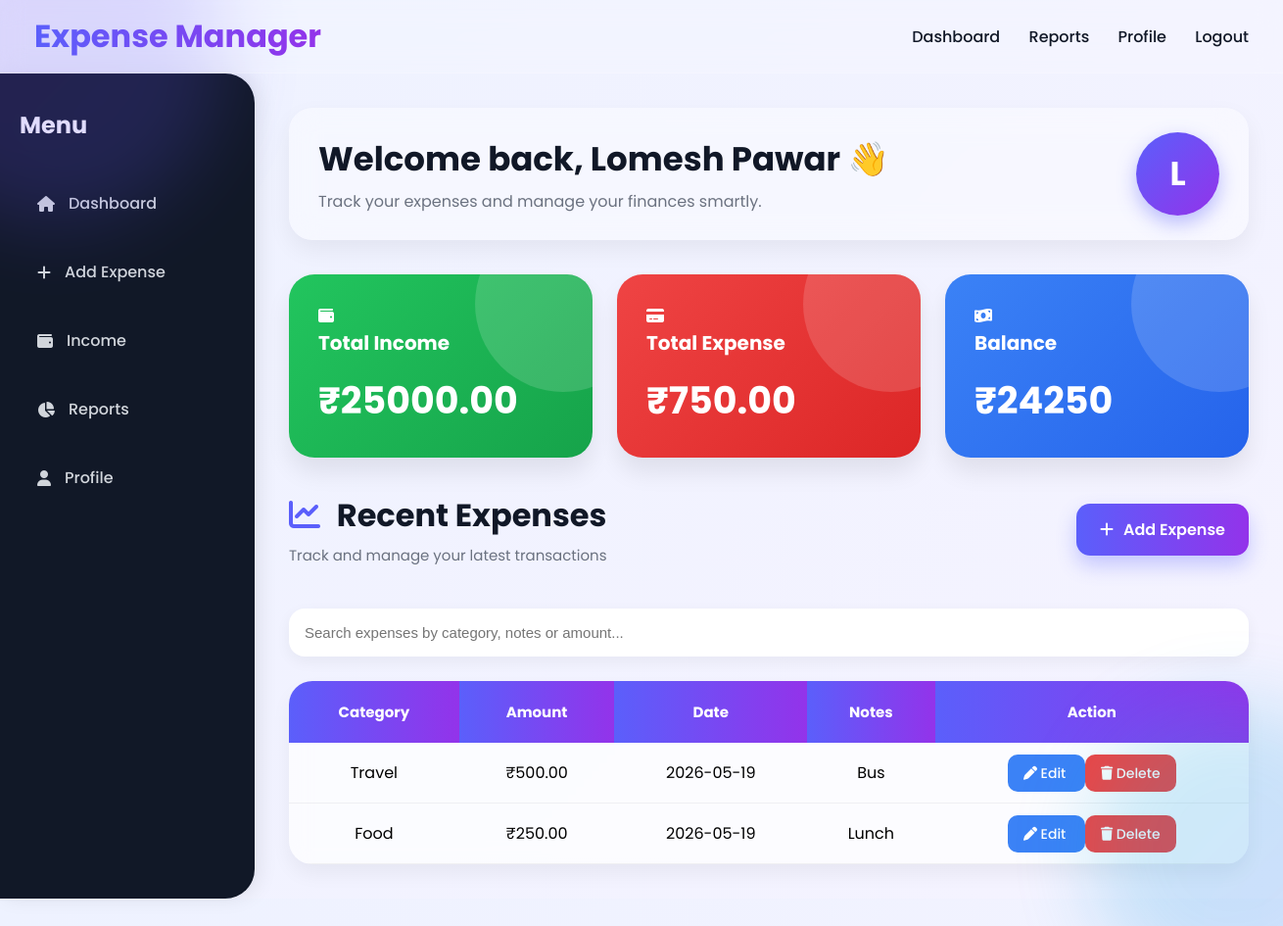
/dashboard.php (signed in), run on the app's committed database.
### tables this page shows
CREATE TABLE expenses (
    id INT AUTO_INCREMENT PRIMARY KEY,
    user_id INT,
    category VARCHAR(50),
    amount DECIMAL(10,2),
    expense_date DATE,
    notes TEXT,

    FOREIGN KEY (user_id)
    REFERENCES users(id)
);

### dashboard.php (the view, shortened to what this page needs)
<?php
include 'db.php';
$user_id = $_SESSION['user_id'];
$total_expense = mysqli_query($conn,
"SELECT SUM(amount) as total
FROM expenses
WHERE user_id='$user_id'");
$total = mysqli_fetch_assoc($total_expense);
$total_income = mysqli_query($conn,
"SELECT SUM(amount) as income
FROM income
WHERE user_id='$user_id'");
$income = mysqli_fetch_assoc($total_income);
$balance = $income['income'] - $total['total'];
$getProfile = mysqli_query($conn,
"SELECT * FROM user_profile
WHERE user_id='$user_id'
ORDER BY id DESC LIMIT 1");
$profile = mysqli_fetch_assoc($getProfile);
?>
<!DOCTYPE html>
<html>
<head>
<link rel="stylesheet" href="css/style.css">
<link rel="stylesheet"
href="https://cdnjs.cloudflare.com/ajax/libs/font-awesome/6.5.0/css/all.min.css">
</head>
<body>
<div class="navbar">
<h2>Expense Manager</h2>
<div class="nav-links">
<a href="dashboard.php">Dashboard</a>
<a href="reports.php">Reports</a>
<a href="profile.php">Profile</a>
<a href="logout.php">Logout</a>
</div>
</div>
<div class="main-container">
<div class="sidebar">
<h3>Menu</h3>
<a href="dashboard.php">
<i class="fa fa-home"></i>
Dashboard
</a>
<a href="add_expense.php">
<i class="fa fa-plus"></i>
Add Expense
</a>
<a href="income.php">
<i class="fa fa-wallet"></i>
Income
</a>
<a href="reports.php">
<i class="fa fa-chart-pie"></i>
Reports
</a>
<a href="profile.php">
<i class="fa fa-user"></i>
Profile
</a>
</div>
<div class="content">
<div class="welcome-box">
<div>
<h2>
Welcome back,
<?php echo ucfirst($_SESSION['name']); ?> 👋
</h2>
<p>
Track your expenses and manage your finances smartly.
</p>
</div>
<div>
<?php
if(!empty($profile['profile_image'])){
?>
<img src="uploads/<?php echo $profile['profile_image']; ?>"
class="dashboard-profile">
<?php
}else{
$firstLetter =
strtoupper(substr($_SESSION['name'],0,1));
?>
<div class="default-profile">
<?php echo $firstLetter; ?>
</div>
<?php } ?>
</div>
</div>
<div class="cards">
<div class="card income">
<div class="card-icon">
<i class="fa fa-wallet"></i>
</div>
<h3>Total Income</h3>
<p>₹<?php echo $income['income']; ?></p>
</div>
<div class="card expense">
<div class="card-icon">
<i class="fa fa-credit-card"></i>
</div>
<h3>Total Expense</h3>
<p>₹<?php echo $total['total']; ?></p>
</div>
<div class="card balance">
<div class="card-icon">
<i class="fa fa-money-bill-wave"></i>
</div>
<h3>Balance</h3>
<p>₹<?php echo $balance; ?></p>
</div>
</div>
<div class="section-header modern-header">
<div>
<h2 class="expense-title">
<i class="fa fa-chart-line"></i>
Recent Expenses
</h2>
<p class="expense-subtitle">
Track and manage your latest transactions
</p>
</div>
<a href="add_expense.php" class="modern-add-btn">
<i class="fa fa-plus"></i>
Add Expense
</a>
</div>
<input type="text"
id="searchInput"
placeholder="Search expenses by category, notes or amount...">
<div class="table-container">
<table id="expenseTable">
<tr>
<th>Category</th>
<th>Amount</th>
<th>Date</th>
<th>Notes</th>
<th>Action</th>
</tr>
<?php
$query = mysqli_query($conn,
"SELECT * FROM expenses
WHERE user_id='$user_id'
ORDER BY id DESC");
if(mysqli_num_rows($query) > 0){
while($row=mysqli_fetch_assoc($query)){
?>
<tr>
<td>
<span class="category-badge">
<?php echo $row['category']; ?>
</span>
</td>
<td>
₹<?php echo $row['amount']; ?>
</td>
<td>
<?php echo $row['expense_date']; ?>
</td>
<td>
<?php echo $row['notes']; ?>
</td>
<td>
<a class="edit-btn"
href="edit_expense.php?id=<?php echo $row['id']; ?>">
<i class="fa fa-pen"></i>
Edit
</a>
<a class="delete-btn"
onclick="return confirmDelete()"
href="delete_expense.php?id=<?php echo $row['id']; ?>">
<i class="fa fa-trash"></i>
Delete
</a>
</td>
</tr>
<?php
}
} ?>
</table>
</div>
</div>
</div>
</body>
</html>

### data on the page
expenses: category "Travel", amount "500.00", expense_date "2026-05-19", notes "Bus"
expenses: category "Food", amount "250.00", expense_date "2026-05-19", notes "Lunch"

### other printed values
$_SESSION['name'] "Lomesh Pawar"
$firstLetter "L"
$income['income'] "25000.00"
$total['total'] "750.00"
$balance "24250"
